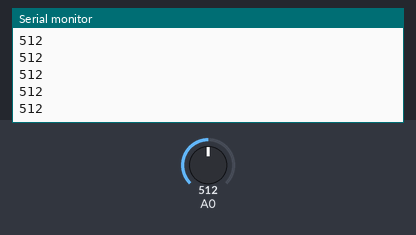
This sketch was run on a simulated Arduino Uno, built for the host (arithmetic inside an expression is 32-bit, double 64-bit). Parts: the last lines printed to the serial monitor. The test bench sets the inputs (shaded band); at power-on: A0 = 512.

Above: at 2.7 s.
2.8 s: A0 set to 716
At 2.81 s:
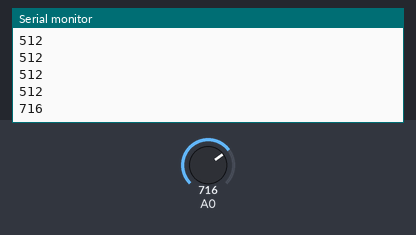
4.3 s: A0 set to 900
At 4.31 s:
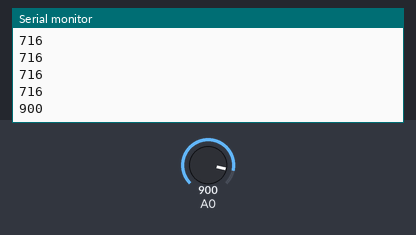
Timing chart, 0 to 7.3 s (numbered marks = the images above; inputs shaded):
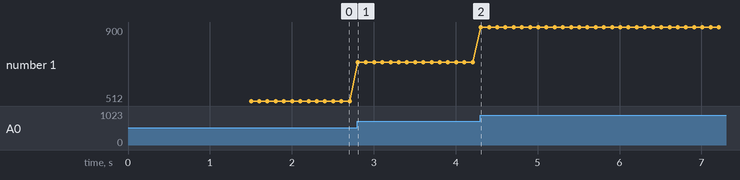

Measured:
- after the input at 2.8 s, the serial monitor: prints a new line at once (image 1)
- after the input at 4.3 s, the serial monitor: prints a new line at once (image 2)
- plotted number 1: 512 → 716 after the input at 2.8 s, 716 → 900 after the input at 4.3 s

The sketch:

sensor_electrodermico_equipazo.ino
```cpp
#include "Ubidots.h"

#define DEVICE "esp8266_eve"
#define VARIABLE "signal"
#define ID "60b567b31d8472746cb20c4c"
#define TOKEN "BBFF-LuIKfmFZFwBIn2atlIUMQIhdDklPl7"

#define WIFISSID "Ulloa"
#define PASSWORD "Gofa710203"

Ubidots client(TOKEN);
int signal = 0;

void setup() {
  Serial.begin(9600);
  client.wifiConnect(WIFISSID, PASSWORD);


  // put your setup code here, to run once:

}

void loop() {
  signal = analogRead(A0);
  Serial.println(signal);
  client.add("Valor", signal);
  delay(100);
  // put your main code here, to run repeatedly:

}
```
